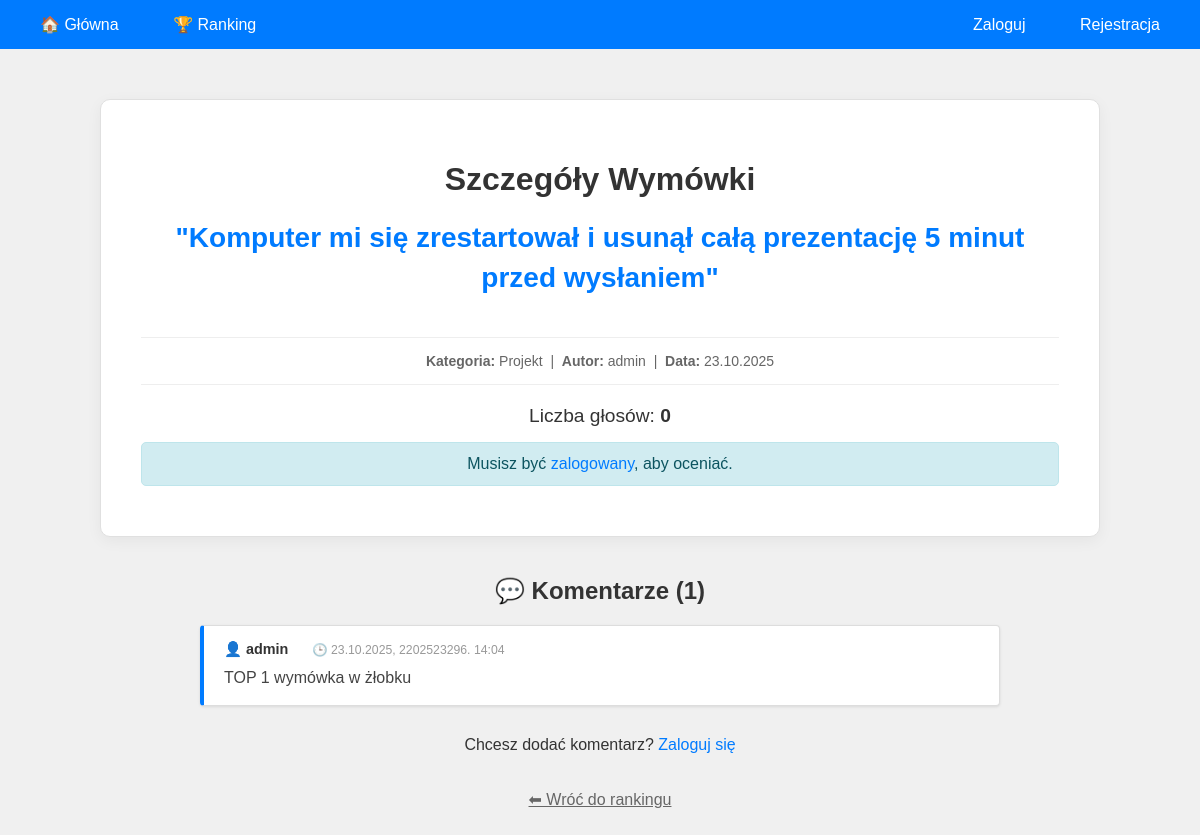
The app's page /ranking/?wymowka=1 with its own data.
### wymowki/models.py (models this page shows, shortened)
class Wymowka(models.Model):
    tresc = models.TextField()
    kategoria = models.ForeignKey(Kategoria, on_delete=models.SET_NULL, null=True, blank=True, related_name='wymowki')
    autor = models.ForeignKey(User, on_delete=models.CASCADE, related_name='wymowki', null=True, blank=True)
    glosy = models.IntegerField(default=0)
    data_dodania = models.DateTimeField(auto_now_add=True)
    tags = TaggableManager()
    class Meta:
        ordering = ['-data_dodania']
        verbose_name_plural = "Wymówki"

class Kategoria(models.Model):
    nazwa = models.CharField(max_length=100, unique=True)
    opis = models.TextField(blank=True)
    class Meta:
        verbose_name_plural = "Kategorie"

class Komentarz(models.Model):
    wymowka = models.ForeignKey(
        Wymowka,
        on_delete=models.CASCADE,
        related_name='komentarze'
    )
    autor = models.ForeignKey(
        User,
        on_delete=models.CASCADE,
        related_name='komentarze'
    )
    tresc = models.TextField()
    data_dodania = models.DateTimeField(auto_now_add=True)
    class Meta:
        ordering = ['data_dodania']
        verbose_name_plural = "Komentarze"

### wymowki/views.py (the view, shortened to what this page needs)
# urls.py: path('ranking/', views.ranking, name='ranking'),
def ranking(request):
    wymowka_id = request.GET.get('wymowka')
    if wymowka_id:
        wymowka = get_object_or_404(Wymowka, pk=wymowka_id)
        komentarze = Komentarz.objects.filter(wymowka=wymowka).select_related('autor')
        komentarz_form = KomentarzForm()
        context = {
            'wymowka_szczegoly': wymowka,
            'komentarze': komentarze,
            'komentarz_form': komentarz_form,
        }
        return render(request, 'wymowki/ranking_szczegoly.html', context)

### wymowki/templates/wymowki/ranking_szczegoly.html (shortened to what this page needs)
{% extends 'wymowki/base.html' %}
{% block content %}
<div class="container">
    <div class="detail-card">
        <h1>Szczegóły Wymówki</h1>
        <div class="wymowka-tresc">
            "{{ wymowka_szczegoly.tresc }}"
        </div>
        <div class="meta-info">
            <strong>Kategoria:</strong> {{ wymowka_szczegoly.kategoria.nazwa|default:"Ogólna" }} &nbsp;|&nbsp;
            <strong>Autor:</strong> {{ wymowka_szczegoly.autor.username|default:"Anonim" }} &nbsp;|&nbsp;
            <strong>Data:</strong> {{ wymowka_szczegoly.data_dodania|date:"d.m.Y" }}
        </div>
        <div style="font-size: 1.2em; margin-bottom: 15px;">
            Liczba głosów: <strong>{{ wymowka_szczegoly.glosy }}</strong>
        </div>
        {% if user.is_authenticated %}
            <div class="vote-buttons">
                <a href="{% url 'ocen_wymowke' wymowka_szczegoly.id 1 %}" class="przycisk green" style="padding: 10px 20px;">👍 Super</a>
                <a href="{% url 'ocen_wymowke' wymowka_szczegoly.id -1 %}" class="przycisk" style="padding: 10px 20px; background-color: #dc3545;">👎 Słabe</a>
            </div>
        {% else %}
            <p class="message info">
                Musisz być <a href="{% url 'logowanie' %}">zalogowany</a>, aby oceniać.
            </p>
        {% endif %}
    </div>
    <div class="komentarze-lista">
        <h2 class="text-center">💬 Komentarze ({{ komentarze|length }})</h2>
        {% for komentarz in komentarze %}
            <div class="komentarz-box">
                <div class="komentarz-header">
                    <span class="komentarz-autor">👤 {{ komentarz.autor.username }}</span>
                    <span class="komentarz-data">🕒 {{ komentarz.data_dodania|date:"d.m.Y, godz. H:i" }}</span>
                </div>
                <p class="komentarz-tekst">{{ komentarz.tresc }}</p>
            </div>
        {% empty %}
            <p class="text-center" style="color: #777; margin: 30px 0;">
                Nikt jeszcze nie skomentował tej wymówki. Bądź pierwszy! 👇
            </p>
        {% endfor %}
        {% if user.is_authenticated %}
            <div class="form-komentarz">
                <h3>Dodaj swój komentarz:</h3>
                <form method="POST">
                    {% csrf_token %}
                    {{ komentarz_form.as_p }}
                    <button type="submit" class="przycisk">Wyślij komentarz</button>
                </form>
            </div>
        {% else %}
            <div class="text-center" style="margin-top: 30px;">
                <p>Chcesz dodać komentarz? <a href="{% url 'logowanie' %}">Zaloguj się</a></p>
            </div>
        {% endif %}
        <div class="text-center">
            <a href="{% url 'ranking' %}" class="link-powrot">⬅ Wróć do rankingu</a>
        </div>
    </div>
</div>
{% endblock %}

### wymowki/static/wymowki/style.css (style rules this page uses)
body { font-family: Arial, sans-serif; margin: 0; padding: 0; background-color: #f0f0f0; color: #333; }
.container { max-width: 1000px; margin: 30px auto; padding: 20px; background-color: transparent; }
h1 { color: #333; text-align: center; margin-bottom: 20px; }
a { text-decoration: none; color: #007bff; }
.text-center { text-align: center; }
.message { padding: 12px 20px; margin: 10px 0; border-radius: 5px; }
.message.info { background-color: #d1ecf1; color: #0c5460; border: 1px solid #bee5eb; }
.komentarz-box { border: 1px solid #ddd; padding: 15px; margin-bottom: 15px; border-radius: 5px; background-color: #f9f9f9; }
.komentarz-autor { font-weight: bold; color: #333; }
.komentarz-data { font-size: 12px; color: #999; margin-left: 10px; }
.detail-card { background-color: white; padding: 40px; border-radius: 10px; box-shadow: 0 4px 15px rgba(0,0,0,0.05); margin-bottom: 40px; text-align: center; border: 1px solid #e0e0e0; }
.wymowka-tresc { font-size: 28px; font-weight: bold; color: #007bff; margin-bottom: 20px; line-height: 1.4; }
.meta-info { color: #666; font-size: 14px; border-top: 1px solid #eee; border-bottom: 1px solid #eee; padding: 15px 0; margin: 20px 0; display: inline-block; width: 100%; }
.komentarze-lista { max-width: 800px; margin: 0 auto; }
.komentarz-box { background-color: white; border-left: 4px solid #007bff; padding: 15px 20px; margin-bottom: 15px; border-radius: 4px; box-shadow: 0 1px 3px rgba(0,0,0,0.1); text-align: left; }
.komentarz-header { margin-bottom: 8px; font-size: 0.9em; }
.komentarz-autor { font-weight: bold; color: #333; margin-right: 10px; }
.komentarz-data { color: #999; font-size: 0.85em; }
.komentarz-tekst { color: #444; line-height: 1.5; margin: 0; }
.link-powrot { display: inline-block; margin-top: 20px; color: #666; text-decoration: underline; }

### records on screen
Wymowka: tresc "Komputer mi się zrestartował i usunął całą prezentację 5 minut przed wysłaniem", kategoria.nazwa "Projekt", autor.username "admin", data_dodania "23.10.2025", glosy "0"
Komentarz: autor.username "admin", data_dodania "23.10.2025, 2202523296. 14:04", tresc "TOP 1 wymówka w żłobku"

### other values on screen
{{ komentarze|length }} "1"
